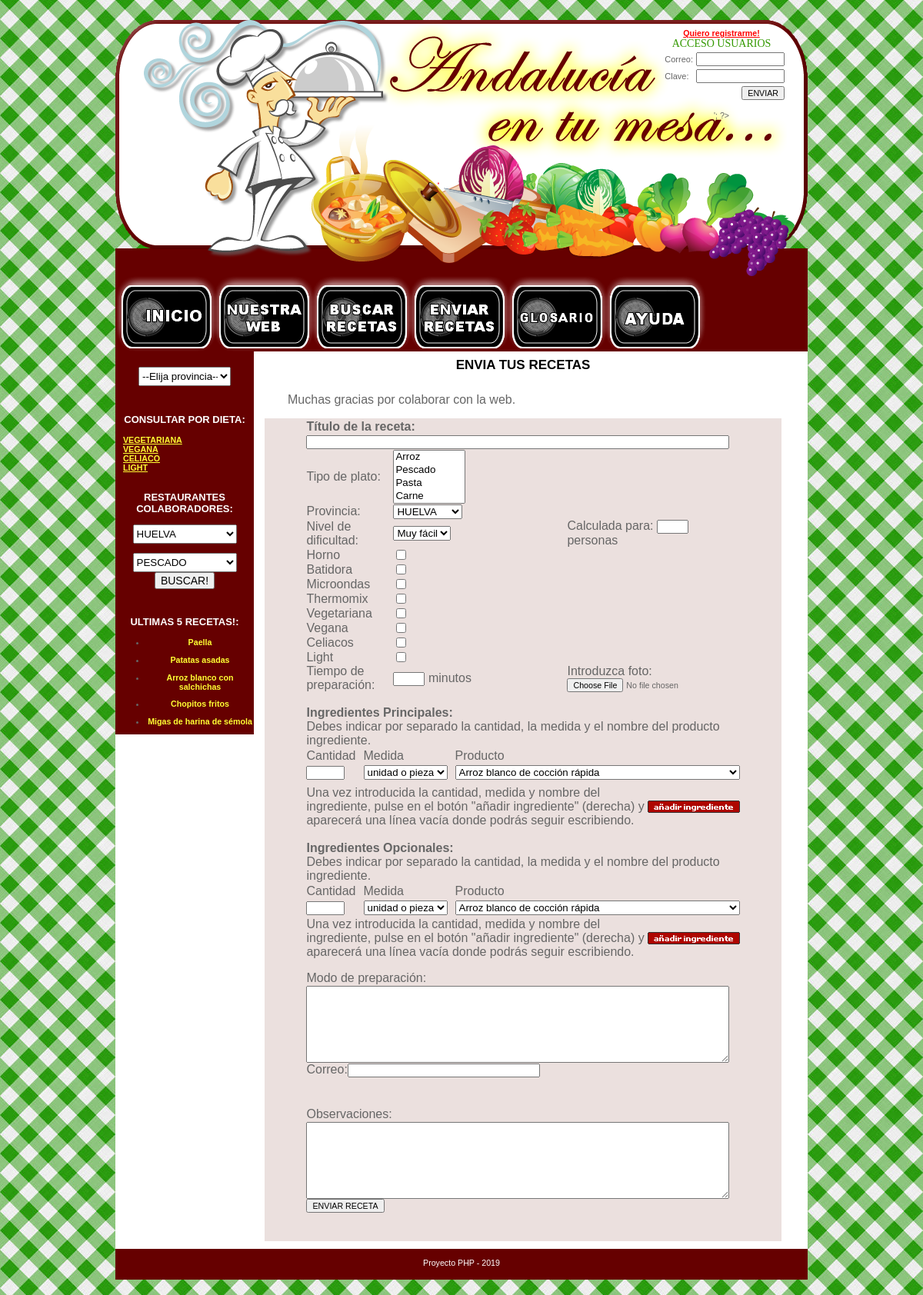
The app's page /enviar_receta.php with its own data.
### tables this page shows
CREATE TABLE `receta` (
  `id_receta` int(10) UNSIGNED NOT NULL,
  `titulo` varchar(45) NOT NULL,
  `duracion` int(10) UNSIGNED DEFAULT NULL,
  `dificultad` varchar(45) NOT NULL,
  `preparacion` text NOT NULL,
  `horno` tinyint(1) DEFAULT NULL,
  `batidora` tinyint(1) DEFAULT NULL,
  `microondas` tinyint(1) DEFAULT NULL,
  `thermomix` tinyint(1) DEFAULT NULL,
  `celiacos` tinyint(1) DEFAULT NULL,
  `light` tinyint(1) DEFAULT NULL,
  `vegetariana` tinyint(1) DEFAULT NULL,
  `vegana` tinyint(1) DEFAULT NULL,
  `validada` tinyint(1) NOT NULL DEFAULT 0,
  `fecha` date NOT NULL,
  `comensales` int(10) UNSIGNED NOT NULL,
  `observaciones` text DEFAULT NULL,
  `numusuario_id_usuario` int(10) UNSIGNED DEFAULT NULL
);

### enviar_receta.php (the view, shortened to what this page needs)
<?php
include_once("cabecera.php");
include_once("menu.php");
include_once("col_izq.php");
try{
	$db = new PDO('mysql:host=localhost;dbname=bd_recetas', 'root', 'root');
	$db->setAttribute(PDO::ATTR_ERRMODE,PDO::ERRMODE_EXCEPTION);
	$query = "SELECT nombre, id_ingred FROM ingrediente";
	$st = $db->prepare($query);
	$st->execute();
	$ingredientes = $st->fetchAll(PDO::FETCH_ASSOC);
	$query = "SELECT tipos_receta, id_tipo_receta FROM tipo_receta";
	$st = $db->prepare($query);
	$st->execute();
	$tiposReceta = $st->fetchAll(PDO::FETCH_ASSOC);
	$query = "SELECT nombre, id_provincia FROM provincia";
	$st = $db->prepare($query);
	$st->execute();
	$provincias = $st->fetchAll(PDO::FETCH_ASSOC);
} catch (PDOException $e) {
	echo '¡Error!: ',$e->getMessage(),'<br />';
	die();
} catch (Throwable $e) {
	echo '¡Error!: ',$e->getMessage(),'<br />';
	die();
}
?>
<div align="center" style="width:700px;overflow: hidden;">
<table width="670" border="0" cellspacing="0" cellpadding="0" style="margin-right: auto;margin-left: auto;">
  <tbody><tr>
	<td width="590" colspan="2"><img src="imagenes/1px.gif" width="1" height="8"></td>
  </tr>
  <tr>
	<td colspan="2"><h1>ENVIA TUS RECETAS</h1></td>
  </tr>
  <tr>
	<td height="15" colspan="2"></td>
  </tr>
  <tr>
	<td colspan="2" style="padding-left:30px;">Muchas gracias por colaborar con la web.</td>
  </tr>
  <tr>
	<td colspan="2" height="15"></td>
  </tr>
  <tr>
	<td colspan="2" align="right" valign="top"><table width="670" border="0" cellpadding="0" cellspacing="1" bgcolor="#ebe0de">
		<tbody><tr>
		  <td><table width="670" border="0" cellpadding="0" cellspacing="0" bgcolor="#ebe0de">
			  <tbody><tr>
				<td width="670" align="center" valign="top"><form name="datos" method="post" enctype="multipart/form-data" action="enviar_receta_nuevo.php" onsubmit="return compReceta (this)">
					<table width="550" border="0" cellpadding="0" cellspacing="0">
					  <tbody>
					  <tr>
						<td colspan="4"><table width="550" border="0" cellspacing="0" cellpadding="0">
							<tbody><tr>
							  <td height="20" colspan="4"><strong>Título de la receta:</strong></td>
							</tr>
							<tr>
							  <td height="20" colspan="4"><input type="text" name="titulo" style="width:550px"></td>
							</tr>
							<tr>
							  <td width="113" height="20">Tipo de plato:</td>
							  <td width="226"><select multiple name="multiple[]" id="opciones">
									<?php
										if(isset($tiposReceta)){
											foreach($tiposReceta as $tipoReceta) : ?>
												<option value="<?php echo $tipoReceta["id_tipo_receta"] ?>"><?php echo $tipoReceta["tipos_receta"] ?></option>
											<?php endforeach;
										}
									?>
								</select></td>
							</tr>
							<tr>
							  <td height="20">Provincia:</td>
							  <td><select name="provincia">
									<?php
										if(isset($provincias)){
											foreach($provincias as $provincia) : ?>
												<option value="<?php echo $provincia["id_provincia"] ?>"><?php echo $provincia["nombre"] ?></option>
											<?php endforeach;
										}
									?>
								</select></td>
							</tr>
							<tr>
							  <td height="20">Nivel de dificultad:</td>
							  <td><select name="dificultad">
								  <option value="Muy fácil">Muy fácil</option>
								</select></td>
							  <td>Calculada para:
							  <input type="text" name="comensales" size="3" maxlength="3">
								personas</td>
                               </tr><tr></tr>
                               <tr>
                      		<td>Horno</td><td><input type="checkbox" name="horno" value="0" /></td></tr>
                            <tr><td>Batidora</td><td><input type="checkbox" name="batidora" value="0" /></td></tr>
                            <tr><td>Microondas</td><td><input type="checkbox" name="microondas" value="0" /></td></tr>
                            <tr><td>Thermomix</td><td><input type="checkbox" name="thermomix" value="0" /></td></tr>
                            <tr><td>Vegetariana</td><td><input type="checkbox" name="vegetariana" value="0" /></td></tr>
                            <tr><td>Vegana</td><td><input type="checkbox" name="vegana" value="0" /></td></tr>
                            <tr><td>Celiacos</td><td><input type="checkbox" name="celiacos" value="0" /></td></tr>
                            <tr><td>Light</td><td><input type="checkbox" name="light" value="0" /></td>
                      </tr>
							<tr>
							  <td height="20">Tiempo de preparación:</td>
							  <td colspan="1"><input type="text" name="duracion" size="3" maxlength="3">
								minutos</td>
							  <td colspan="2">Introduzca foto:<input name="foto" type="file" size="35"></td>
							</tr>
						</tbody></table></td>
					  </tr>
					  <tr>
						<td height="20" colspan="4"><br/><strong>Ingredientes Principales:</strong></td>
					  </tr>
					  <tr>
						<td height="20" colspan="4">Debes indicar
						  por separado la cantidad, la medida y el
						  nombre del producto ingrediente. </td>
					  </tr>
					  <tr>
						<td colspan="4" id="td_tabla"><table border="0" cellpadding="0" cellspacing="0" width="100%">
							<tbody id="tabla_ingredientes">
							<tr>
							  <td height="20" valign="bottom">Cantidad</td>
							  <td><img src="imagenes/1px.gif" width="10" height="10"></td>
							  <td valign="bottom">Medida</td>
							  <td><img src="imagenes/1px.gif" width="10" height="10"></td>
							  <td valign="bottom">Producto</td>
							</tr>
							<tr>
							  <td height="25"><input type="number" name="cant_1" style="width:50px"></td>
							  <td>&nbsp;</td>
							  <td><select name="medi_1">
								  <option value="">unidad o pieza</option>
								</select>                                              </td>
							  <td><img src="imagenes/1px.gif" width="10" height="10"></td>
							  <td>
							  		<select style="width: 370px;" name="prod_1">
										<?php
											if(isset($ingredientes)){
												foreach($ingredientes as $ingrediente) : ?>
													<option value="<?php echo $ingrediente["id_ingred"] ?>"><?php echo $ingrediente["nombre"] ?></option>
												<?php endforeach;
											}
										?>
									</select>
							  </td>
							</tr>
						  </tbody></table>
						  </td></tr></tbody>
					  <tbody><tr>
						<td colspan="4"><img src="imagenes/1px.gif" width="5" height="5"></td>
					  </tr>
					  <tr>
						<td colspan="3">Una vez introducida
						  la cantidad, medida y nombre del ingrediente,
						  pulse en el botón "añadir
						  ingrediente" (derecha) y aparecerá
						  una línea vacía donde podrás
						  seguir escribiendo.</td>
						<td align="right"><a href="javascript:add_ingrediente (document.all.contador)"><img src="imagenes/boton_anadir_ingre.gif" border="0"></a></td>
					  </tr>
<tr>
						<td height="20" colspan="4"><br/><strong>Ingredientes Opcionales:</strong></td>
					  </tr>
					  <tr>
						<td height="20" colspan="4">Debes indicar
						  por separado la cantidad, la medida y el
						  nombre del producto ingrediente. </td>
					  </tr>
<tr>
						<td colspan="4" id="td_tabla"><table border="0" cellpadding="0" cellspacing="0" width="100%">
							<tbody id="tabla_ingredientes2">
							<tr>
							  <td height="20" valign="bottom">Cantidad</td>
							  <td><img src="imagenes/1px.gif" width="10" height="10"></td>
							  <td valign="bottom">Medida</td>
							  <td><img src="imagenes/1px.gif" width="10" height="10"></td>
							  <td valign="bottom">Producto</td>
							</tr>
							<tr>
							  <td height="25"><input type="number" name="cant2_1" style="width:50px"></td>
							  <td>&nbsp;</td>
							  <td><select name="medi2_1">
								  <option value="">unidad o pieza</option>
								</select>                                              </td>
							  <td><img src="imagenes/1px.gif" width="10" height="10"></td>
							  <td>
							  		<select style="width: 370px;" name="prod2_1">
										<?php
											if(isset($ingredientes)){
												foreach($ingredientes as $ingrediente) : ?>
													<option value="<?php echo $ingrediente["id_ingred"] ?>"><?php echo $ingrediente["nombre"] ?></option>
												<?php endforeach;
											}
										?>
									</select>
							  </td>
							</tr>
						  </tbody></table>
</td></tr>
					  <tr>
						<td colspan="3">Una vez introducida
						  la cantidad, medida y nombre del ingrediente,
						  pulse en el botón "añadir
						  ingrediente" (derecha) y aparecerá
						  una línea vacía donde podrás
						  seguir escribiendo.</td>
						<td align="right"><a href="javascript:add_ingrediente2 (document.all.contador2)"><img src="imagenes/boton_anadir_ingre.gif" border="0"></a></td>
					  </tr>
					  <tr>
						<td colspan="4"><img src="imagenes/1px.gif" width="5" height="15"></td>
					 </tr>
					  <tr>
						<td height="20" colspan="4">Modo
						  de preparación:</td>
					  </tr>
					  <tr>
						<td colspan="4"><textarea name="preparacion" rows="6" style="width:550px; height:100px"></textarea></td>
					  </tr>
					  <tr>
						<td align="left">Correo:<input type="text" name="correo" style="width:250px"></td>
						<td>&nbsp;</td>
					  </tr>
					  <tr>
						<td>&nbsp;</td>
					  </tr>
					  <tr>
						<td colspan="4" height="20">&nbsp;</td>
					  </tr>
                       <tr>
						<td height="20" colspan="4">Observaciones:</td>
					  </tr>
					  <tr>
						<td colspan="4"><textarea name="observaciones" rows="6" style="width:550px; height:100px"></textarea></td>
					  </tr>
					  <tr>
						<td colspan="4">
						  <input align="right" type="submit" name="enviar" value="ENVIAR RECETA"></td>
					  </tr>
					  <tr>
						<td colspan="4" height="20"></td>
					  </tr>
					</tbody></table>
				  </form></td>
			  </tr>
			</tbody></table></td>
		</tr>
	  </tbody></table></td>
  </tr>
</tbody></table></div>
<?php include_once("pie.php");?>

### col_izq.php (shortened to what this page needs)
<div id="content" style="width:900px;margin-left:auto;margin-right:auto;">
	<div id="col_izq">
<form name="formProv" action="mostrarBDrecetas.php?tipo=provincia" method="post">
		<select id="selectprov" name="selectprov" onchange="this.form.submit()" style="HEIGHT: 25px; LIST-STYLE: square;  WIDTH: 120px">
		<option value="">--Elija provincia--</option>
		</select>
</form>
<br/>
<h3> CONSULTAR POR DIETA:</h3>
<ul style="list-style:none;margin-left:10px;padding:0px;text-align:left;">
	<li><a href="mostrarBDrecetas.php?tipo=vegetariana">VEGETARIANA</a><br/></li>
	<li><a href="mostrarBDrecetas.php?tipo=vegana">VEGANA</a><br/></li>
	<li><a href="mostrarBDrecetas.php?tipo=celiaco">CELIACO</a><br/></li>
	<li><a href="mostrarBDrecetas.php?tipo=light">LIGHT</a><br/><br/></li>
</ul>
<h3> RESTAURANTES COLABORADORES:</h3>
<form name="formEsp" action="mostrarBDrecetas.php?tipo=especial" method="post">
	<select id="selectprov2" name="selectprov2" style="HEIGHT: 25px; LIST-STYLE: square;  WIDTH: 135px">
	<option value="HUELVA">HUELVA</option>
	</select><br/><br/>
	<select id="selectesp" name="selectesp"  style="HEIGHT: 25px; LIST-STYLE: square;  WIDTH: 135px">
		<option value="PESCADO">PESCADO</option>
	</select>
<input name="enviar" id="enviar" type="submit" class="boton" value="BUSCAR!" style="font-size: 14px; font-family: Arial;">
</form><br/>
<h3> ULTIMAS 5 RECETAS!:</h3>
<?php
	try{
        $db = new PDO('mysql:host=localhost;dbname=bd_recetas', 'root', 'root');
		$db->setAttribute(PDO::ATTR_ERRMODE,PDO::ERRMODE_EXCEPTION);
        $query = "SELECT * FROM receta ORDER BY fecha DESC LIMIT 5";
        $st = $db->prepare($query);
        $st->execute();
        $recetas = $st->fetchAll();
    } catch (PDOException $e) {
        echo '¡Error!: ',$e->getMessage(),'<br />';
        die();
    } catch (Throwable $e) {
        echo '¡Error!: ',$e->getMessage(),'<br />';
        die();
	}
	if(isset($recetas)) :
?>
		<ul>
			<?php $counter = 1 ?>
			<?php foreach($recetas as $receta) : ?>
				<li>
					<form id="<?php echo 'formRecipe' . $counter; ?>" action="mostrarBDrecetas.php?tipo=receta" method="POST">
						<a style="cursor:hand;" onClick="document.getElementById(<?php echo "'" . "formRecipe" . $counter . "'"; ?>).submit();"><?php echo $receta['titulo']; ?></a>
					</form>
				</li>
				<?php $counter++; ?>
			<?php endforeach; ?>
		</ul>
<?php	endif; ?>
</div>

### css/estilos.css (style rules this page uses)
A, A:ACTIVE, A:FOCUS, A:LINK, A:VISITED { color : #FFFF33;font-weight: bold; }
INPUT { font-size : 8pt; }
H1 { font-size: 17px; text-align:center; color:#000; background-color:#FFF; }
H3 { color: #fff;font-size:13px;text-align:center; }
#col_izq { width:180px;float:left;padding-top: 20px;background-color: #600; }

### records on screen
receta: titulo "Paella"
receta: titulo "Patatas asadas"
receta: titulo "Arroz blanco con salchichas"
receta: titulo "Chopitos fritos"
receta: titulo "Migas de harina de sémola"

### other values on screen
form field provincia "HUELVA"
form field prod_1 "Arroz blanco de cocción rápida"
form field prod2_1 "Arroz blanco de cocción rápida"
